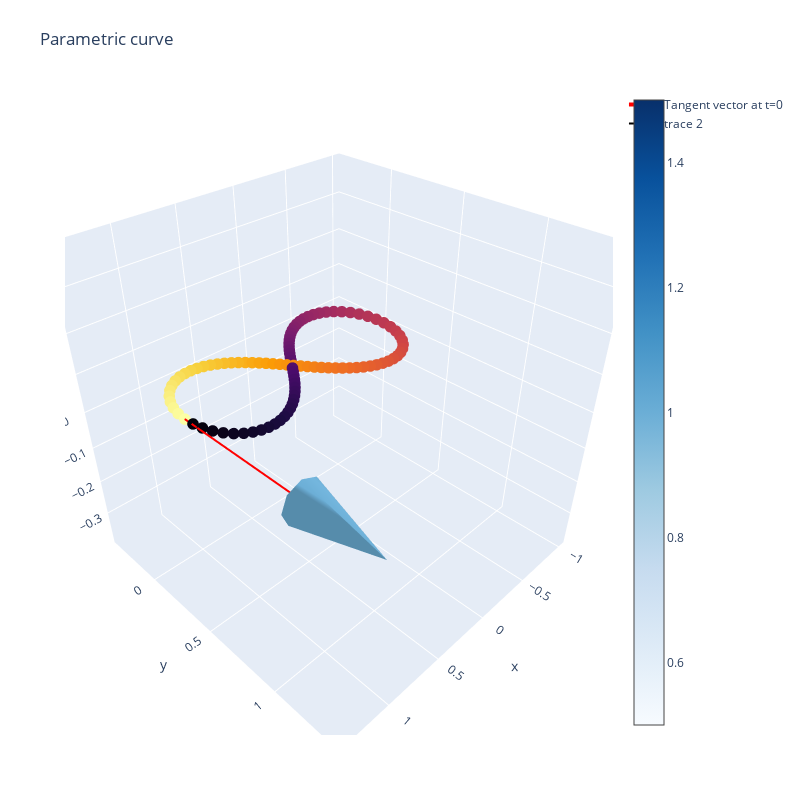

This figure's notebook cell:
### Code cell
# add the tangent vector at t=0
tangent_vector = np.array(da_alpha_fn(t_value))
tangent_vector_start = np.array(alpha_fn(t_value))

fig = plot_arrow_plotly(tangent_vector_start,
                        tangent_vector_start + tangent_vector, 
                        name='Tangent vector at t=0')

# 3D plot of the parametric curve, as a line, colored as a parameter of t 
# with the colorbar showing the values of t
fig.add_trace(go.Scatter3d(x=alpha_vals[0],
                           y=alpha_vals[1],
                           z=np.zeros_like(alpha_vals[1]),
                           marker=dict(size=4,
                                       color=t_vals,
                                       colorscale='inferno',),
                           line=dict(color=t_vals,
                                     colorscale='inferno',
                                     width=2), 
                          ))

fig.update_layout(title='Parametric curve',
                  scene=dict(xaxis_title='x',
                             yaxis_title='y',
                             zaxis_title='z'), 
                  width=800,
                  height=800, 
                  margin=dict(l=65, r=50, b=65, t=90), 
                  scene_aspectmode='cube',)
